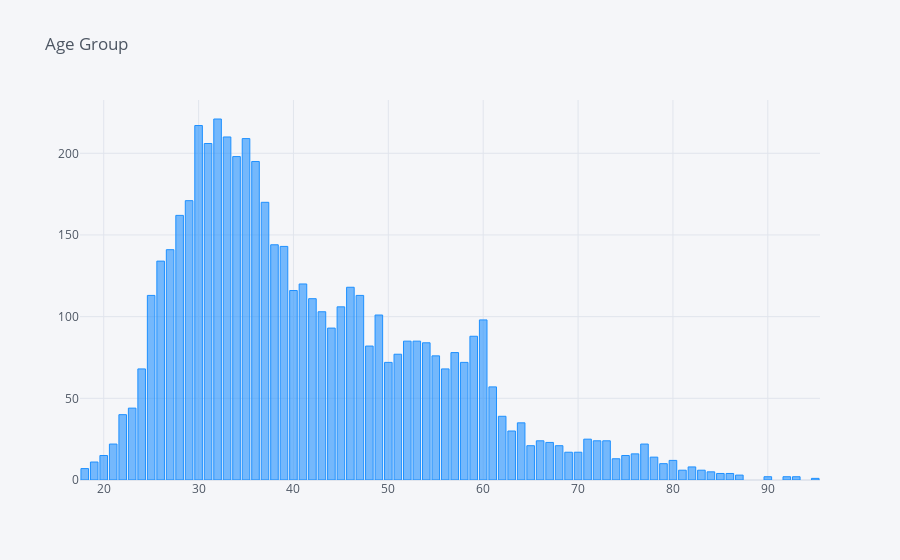

Here is the notebook cell this chart was saved with:
### Code cell
ageGroup.iplot(kind='bar', x="Age", y="Count", title="Age Group", color="dodgerblue")

### Figure 1 — Plotly figure (JSON) as saved in the notebook; plotly's stock layout.template omitted (floating-point values rounded to 4 significant figures)
{"data": [{"marker": {"color": "rgba(30, 144, 255, 0.6)", "line": {"color": "rgba(30, 144, 255, 1.0)", "width": 1}}, "name": "Count", "orientation": "v", "text": "", "type": "bar", "x": [18, 19, 20, 21, 22, 23, 24, 25, 26, 27, 28, 29, 30, 31, 32, 33, 34, 35, 36, 37, 38, 39, 40, 41, 42, 43, 44, 45, 46, 47, 48, 49, 50, 51, 52, 53, 54, 55, 56, 57, 58, 59, 60, 61, 62, 63, 64, 65, 66, 67, 68, 69, 70, 71, 72, 73, 74, 75, 76, 77, 78, 79, 80, 81, 82, 83, 84, 85, 86, 87, 90, 92, 93, 95], "y": [7, 11, 15, 22, 40, 44, 68, 113, 134, 141, 162, 171, 217, 206, 221, 210, 198, 209, 195, 170, 144, 143, 116, 120, 111, 103, 93, 106, 118, 113, 82, 101, 72, 77, 85, 85, 84, 76, 68, 78, 72, 88, 98, 57, 39, 30, 35, 21, 24, 23, 21, 17, 17, 25, 24, 24, 13, 15, 16, 22, 14, 10, 12, 6, 8, 6, 5, 4, 4, 3, 2, 2, 2, 1]}], "layout": {"legend": {"bgcolor": "#F5F6F9", "font": {"color": "#4D5663"}}, "paper_bgcolor": "#F5F6F9", "plot_bgcolor": "#F5F6F9", "title": {"font": {"color": "#4D5663"}, "text": "Age Group"}, "xaxis": {"gridcolor": "#E1E5ED", "showgrid": true, "tickfont": {"color": "#4D5663"}, "title": {"font": {"color": "#4D5663"}, "text": ""}, "zerolinecolor": "#E1E5ED"}, "yaxis": {"gridcolor": "#E1E5ED", "showgrid": true, "tickfont": {"color": "#4D5663"}, "title": {"font": {"color": "#4D5663"}, "text": ""}, "zerolinecolor": "#E1E5ED"}}}
